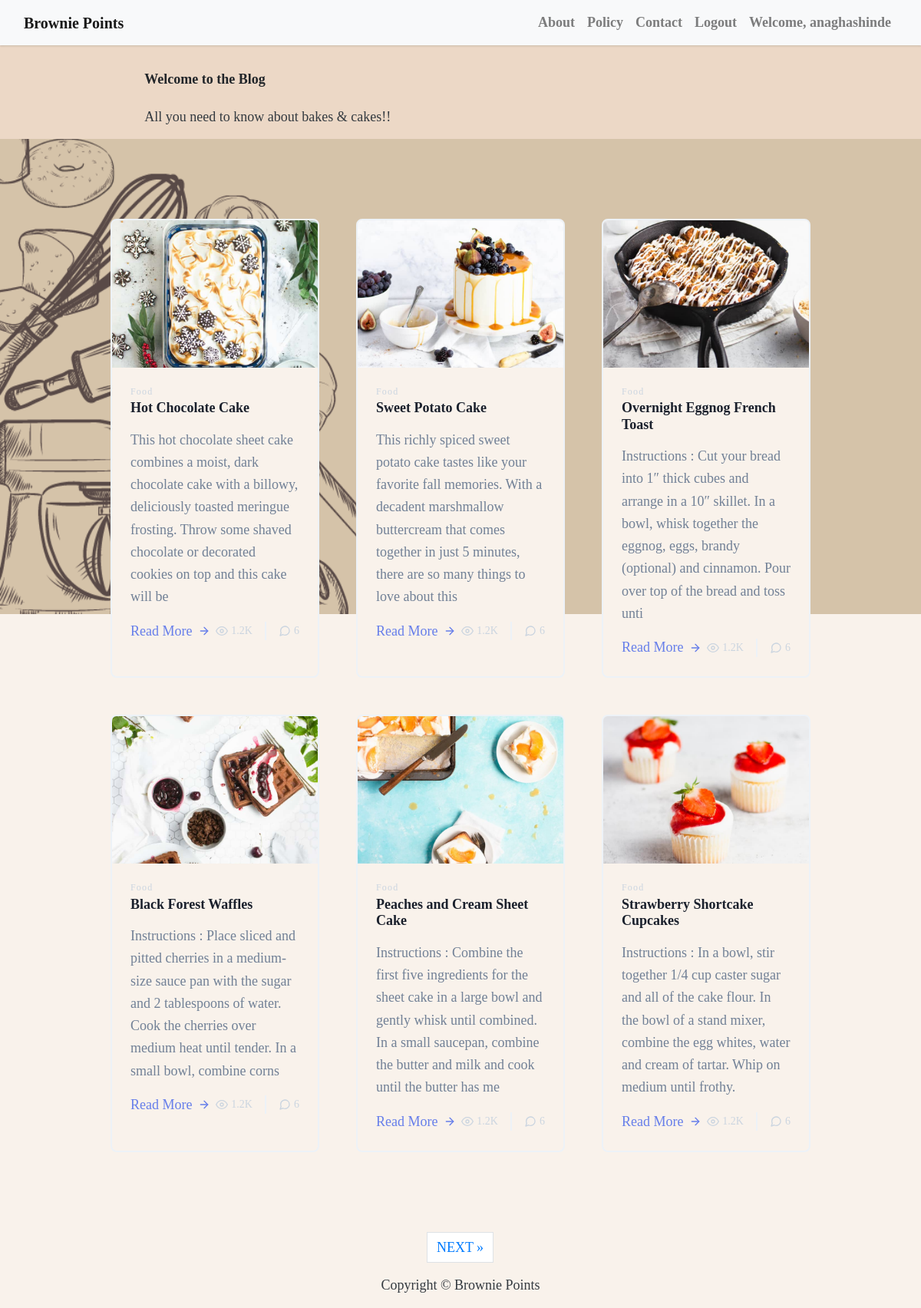
The app's page / (signed in) with its own data.
### blog/models.py (models this page shows, shortened)
class Post(models.Model):
    id = models.IntegerField(primary_key=True)
    title = models.CharField(max_length=200, unique=True)
    slug = models.SlugField(max_length=200, unique=True)
    author = models.ForeignKey(User, on_delete= models.CASCADE,related_name='blog_posts')
    updated_on = models.DateTimeField(auto_now= True)
    content = models.TextField()
    created_on = models.DateTimeField(auto_now_add=True)
    status = models.IntegerField(choices=STATUS, default=0)
    image = models.ImageField(upload_to='images', default='mysite\blog\static\img\bg2.png')
    class Meta:
        ordering = ['-created_on']
    class Meta:
        db_table = "myapp_image"

### blog/views.py (the view)
# urls.py: path('', views.PostList.as_view(), name='home'),
class PostList(generic.ListView):
    queryset = Post.objects.filter(status=1).order_by('-created_on')
    template_name = 'index.html'
    paginate_by = 6

### blog/templates/index.html (shortened to what this page needs)
{% extends "base.html" %}
{% load static %}
{% block content %}
<body>
<header class="masthead" id="welcom_tag">
    <div class="container">
        <div class="row">
            <div class=" col-md-8 col-md-10 mx-auto">
                <div class="site-heading">
                    <h3 class=" site-heading my-4 mt-3 font-weight-bold"> Welcome to the Blog </h3>
                    {% if user.username == "admin" %}
                          <p class="text-dark ">Click here to add your recipes !
                             <a class="btn btn-outline-info" href="{% url 'admin_login' %}" role="button">Add Post</a>
                          </p>
                    {% else %}
                          <p class="text-dark ">All you need to know about bakes & cakes!!</p>
                  {% endif %}
                </div>
            </div>
        </div>
    </div>
</header>
<section class="text-gray-600 body-font">
  <div class="container px-5 py-24 mx-auto">
    <div class="flex flex-wrap -m-4" >
      {% for post in post_list %}
      <div class="p-4 md:w-1/3" >
        <div class="h-full border-2 border-gray-200 border-opacity-60 rounded-lg overflow-hidden" id="blog_card">
          <img class="lg:h-48 md:h-36 w-full object-cover object-center" src="{{post.image.url}}" alt="blog">
          <div class="p-6">
            <h2 class="tracking-widest text-xs title-font font-medium text-gray-400 mb-1">Food</h2>
            <h1 class="title-font text-lg font-medium text-gray-900 mb-3 font-weight-bold">{{ post.title }}</h1>
            <p class="leading-relaxed mb-3">{{post.content|slice:":200" }}</p>
            <div class="flex items-center flex-wrap ">
              <a class="text-indigo-500 inline-flex items-center md:mb-2 lg:mb-0" href="{% url 'post_detail' post.id  %}">Read More
                <svg class="w-4 h-4 ml-2" viewBox="0 0 24 24" stroke="currentColor" stroke-width="2" fill="none" stroke-linecap="round" stroke-linejoin="round">
                  <path d="M5 12h14"></path>
                  <path d="M12 5l7 7-7 7"></path>
                </svg>
</a>
              <span class="text-gray-400 mr-3 inline-flex items-center lg:ml-auto md:ml-0 ml-auto leading-none text-sm pr-3 py-1 border-r-2 border-gray-200">
                <svg class="w-4 h-4 mr-1" stroke="currentColor" stroke-width="2" fill="none" stroke-linecap="round" stroke-linejoin="round" viewBox="0 0 24 24">
                  <path d="M1 12s4-8 11-8 11 8 11 8-4 8-11 8-11-8-11-8z"></path>
                  <circle cx="12" cy="12" r="3"></circle>
                </svg>1.2K
              </span>
              <span class="text-gray-400 inline-flex items-center leading-none text-sm">
                6
              </span>
            </div>
           </div>
          </div>
          </div>
         {% endfor %}
        </div>
      </div>
</section>
{% if is_paginated %}
  <ul class="pagination justify-content-center">
    {% if page_obj.has_next %}
    <li><a href="?page={{ page_obj.next_page_number }}" class="page-link"> NEXT &raquo;</a></li>
    {% endif %}
  </ul>
{% endif %}
</body>
{% endblock content %}

### blog/templates/base.html (shortened to what this page needs)
{% load static %}
<!DOCTYPE html>
<html>
    <head>
        <link rel="stylesheet" href="https://maxcdn.bootstrapcdn.com/bootstrap/4.0.0/css/bootstrap.min.css"
 />
        <link href="https://unpkg.com/tailwindcss@%5E1.0/dist/tailwind.min.css" rel="stylesheet">
    </head>
    <body  id='bg' style="background-image:url('{% static 'img/3.png' %}');" >
{% block base%}
        <nav class="navbar navbar-expand-lg navbar-light bg-light shadow" id="mainNav" style="background-image:url('{% static 'img/logo2.png' %}');">
            <div class="container-fluid">
                <a class="navbar-brand font-weight-bold" href="{% url 'home' %}">Brownie Points</a>
                <div class="collapse navbar-collapse" id="navbarResponsive">
                    <ul class="navbar-nav ml-auto">
                        <li class="nav-item text-black">
                            <a class="nav-link text-black font-weight-bold" href="{% url 'about_us' %}">About</a>
                        </li>
                        <li class="nav-item text-black">
                            <a class="nav-link text-black font-weight-bold" href="{% url 'policy' %}">Policy</a>
                        </li>
                        <li class="nav-item text-black">
                            <a class="nav-link text-black font-weight-bold" href="{% url 'contact' %}">Contact</a>
                        </li>
                        {% if user.is_authenticated %}
                        <li class="nav-item text-black">
                            <a class="nav-link text-black font-weight-bold" href="/logout">Logout</a>
                        </li>
                        <li class="nav-item text-black">
                            <a class="nav-link text-black font-weight-bold" href="#">Welcome, {{user.username}}</a>
                        </li>
                        {% else %}
                        <li class="nav-item text-black">
                            <a class="nav-link text-black font-weight-bold" href="/login">Login</a>
                        </li>
                        {% endif %}
                    </ul>
                </div>
            </div>
        </nav>
        {% block content %}{% endblock content %}
        <footer class="py-3 bg-grey">
            <p class="m-0 text-dark text-center ">Copyright &copy; Brownie Points</p>
        </footer>
    </body>
</html>
{% endblock base%}

### records on screen
Post: image (picture), title "Hot Chocolate Cake", content "This hot chocolate sheet cake combines a moist, dark chocolate cake with a billowy, deliciously toasted meringue frosting. Throw some shaved chocolate or decorated cookies on top and this cake will be"
Post: image (picture), title "Sweet Potato Cake", content "This richly spiced sweet potato cake tastes like your favorite fall memories. With a decadent marshmallow buttercream that comes together in just 5 minutes, there are so many things to love about this"
Post: image (picture), title "Overnight Eggnog French Toast", content "Instructions : Cut your bread into 1″ thick cubes and arrange in a 10″ skillet. In a bowl, whisk together the eggnog, eggs, brandy (optional) and cinnamon. Pour over top of the bread and toss unti"
Post: image (picture), title "Black Forest Waffles", content "Instructions : Place sliced and pitted cherries in a medium-size sauce pan with the sugar and 2 tablespoons of water. Cook the cherries over medium heat until tender. In a small bowl, combine corns"
Post: image (picture), title "Peaches and Cream Sheet Cake", content "Instructions : Combine the first five ingredients for the sheet cake in a large bowl and gently whisk until combined. In a small saucepan, combine the butter and milk and cook until the butter has me"
Post: image (picture), title "Strawberry Shortcake Cupcakes", content "Instructions : In a bowl, stir together 1/4 cup caster sugar and all of the cake flour. In the bowl of a stand mixer, combine the egg whites, water and cream of tartar. Whip on medium until frothy."

### other values on screen
{{ user.username }} "anaghashinde"
